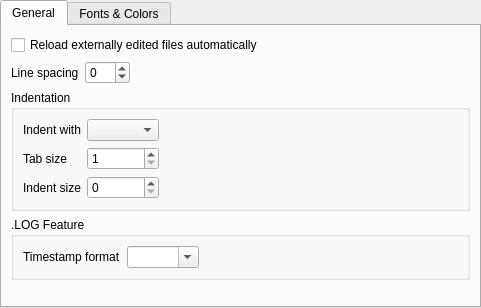
<?xml version="1.0" encoding="UTF-8"?>
<ui version="4.0">
 <class>SettingsEditor</class>
 <widget class="QWidget" name="SettingsEditor">
  <property name="geometry">
   <rect>
    <x>0</x>
    <y>0</y>
    <width>481</width>
    <height>308</height>
   </rect>
  </property>
  <layout class="QHBoxLayout" name="horizontalLayout_2">
   <property name="leftMargin">
    <number>0</number>
   </property>
   <property name="topMargin">
    <number>0</number>
   </property>
   <property name="rightMargin">
    <number>0</number>
   </property>
   <property name="bottomMargin">
    <number>0</number>
   </property>
   <item>
    <widget class="QTabWidget" name="tabWidget">
     <property name="currentIndex">
      <number>0</number>
     </property>
     <widget class="QWidget" name="m_tabGeneral">
      <attribute name="title">
       <string>General</string>
      </attribute>
      <layout class="QHBoxLayout" name="horizontalLayout_3">
       <property name="leftMargin">
        <number>0</number>
       </property>
       <property name="topMargin">
        <number>0</number>
       </property>
       <property name="rightMargin">
        <number>0</number>
       </property>
       <property name="bottomMargin">
        <number>0</number>
       </property>
       <item>
        <widget class="QWidget" name="widget" native="true">
         <layout class="QFormLayout" name="formLayout">
          <item row="0" column="0" colspan="2">
           <widget class="QCheckBox" name="m_cbReloadFilesAutomatically">
            <property name="text">
             <string>Reload externally edited files automatically</string>
            </property>
           </widget>
          </item>
          <item row="1" column="0">
           <widget class="QLabel" name="label">
            <property name="text">
             <string>Line spacing</string>
            </property>
            <property name="buddy">
             <cstring>m_spinLineSpacing</cstring>
            </property>
           </widget>
          </item>
          <item row="1" column="1">
           <layout class="QHBoxLayout" name="horizontalLayout_4">
            <item>
             <widget class="QSpinBox" name="m_spinLineSpacing">
              <property name="minimum">
               <number>-10</number>
              </property>
              <property name="maximum">
               <number>50</number>
              </property>
             </widget>
            </item>
            <item>
             <spacer name="horizontalSpacer_2">
              <property name="orientation">
               <enum>Qt::Horizontal</enum>
              </property>
              <property name="sizeHint" stdset="0">
               <size>
                <width>40</width>
                <height>20</height>
               </size>
              </property>
             </spacer>
            </item>
           </layout>
          </item>
          <item row="2" column="0" colspan="2">
           <widget class="QGroupBox" name="m_gbIndentation">
            <property name="title">
             <string>Indentation</string>
            </property>
            <layout class="QGridLayout" name="gridLayout_3">
             <item row="1" column="0">
              <widget class="QLabel" name="label_2">
               <property name="text">
                <string>Tab size</string>
               </property>
               <property name="buddy">
                <cstring>m_spinTabSize</cstring>
               </property>
              </widget>
             </item>
             <item row="2" column="0">
              <widget class="QLabel" name="label_3">
               <property name="text">
                <string>Indent size</string>
               </property>
               <property name="buddy">
                <cstring>m_spinIndentSize</cstring>
               </property>
              </widget>
             </item>
             <item row="0" column="1">
              <widget class="QComboBox" name="m_cmbIndentMode"/>
             </item>
             <item row="1" column="1">
              <widget class="QSpinBox" name="m_spinTabSize">
               <property name="minimum">
                <number>1</number>
               </property>
               <property name="maximum">
                <number>32</number>
               </property>
              </widget>
             </item>
             <item row="2" column="1">
              <widget class="QSpinBox" name="m_spinIndentSize">
               <property name="maximum">
                <number>32</number>
               </property>
              </widget>
             </item>
             <item row="0" column="0">
              <widget class="QLabel" name="label_4">
               <property name="text">
                <string>Indent with</string>
               </property>
               <property name="buddy">
                <cstring>m_cmbIndentMode</cstring>
               </property>
              </widget>
             </item>
             <item row="0" column="2" rowspan="3">
              <spacer name="horizontalSpacer_3">
               <property name="orientation">
                <enum>Qt::Horizontal</enum>
               </property>
               <property name="sizeHint" stdset="0">
                <size>
                 <width>40</width>
                 <height>20</height>
                </size>
               </property>
              </spacer>
             </item>
            </layout>
           </widget>
          </item>
          <item row="3" column="0" colspan="2">
           <widget class="QGroupBox" name="m_gbLog">
            <property name="title">
             <string>.LOG Feature</string>
            </property>
            <layout class="QGridLayout" name="gridLayout_4">
             <item row="0" column="0">
              <widget class="QLabel" name="label_5">
               <property name="text">
                <string>Timestamp format</string>
               </property>
               <property name="buddy">
                <cstring>m_cmbTimestampFormat</cstring>
               </property>
              </widget>
             </item>
             <item row="0" column="1">
              <widget class="QComboBox" name="m_cmbTimestampFormat">
               <property name="editable">
                <bool>true</bool>
               </property>
              </widget>
             </item>
             <item row="0" column="2">
              <spacer name="horizontalSpacer_4">
               <property name="orientation">
                <enum>Qt::Horizontal</enum>
               </property>
               <property name="sizeHint" stdset="0">
                <size>
                 <width>40</width>
                 <height>20</height>
                </size>
               </property>
              </spacer>
             </item>
            </layout>
           </widget>
          </item>
         </layout>
        </widget>
       </item>
      </layout>
     </widget>
     <widget class="QWidget" name="m_tabColors">
      <attribute name="title">
       <string>Fonts &amp;&amp; Colors</string>
      </attribute>
      <layout class="QGridLayout" name="gridLayout_5">
       <item row="1" column="0">
        <widget class="QGroupBox" name="m_gbColors">
         <property name="title">
          <string>Colors</string>
         </property>
         <layout class="QHBoxLayout" name="horizontalLayout">
          <item>
           <widget class="SyntaxColorThemeEditor" name="m_themeEditor" native="true"/>
          </item>
         </layout>
        </widget>
       </item>
       <item row="0" column="0">
        <widget class="QGroupBox" name="m_gbFonts">
         <property name="title">
          <string>Fonts</string>
         </property>
         <layout class="QGridLayout" name="gridLayout">
          <item row="0" column="1">
           <widget class="QPushButton" name="m_btnFontMainChange">
            <property name="text">
             <string>&amp;Change</string>
            </property>
           </widget>
          </item>
          <item row="0" column="0">
           <widget class="QLabel" name="m_lblFontMain">
            <property name="text">
             <string>Text editor font</string>
            </property>
            <property name="buddy">
             <cstring>m_btnFontMainChange</cstring>
            </property>
           </widget>
          </item>
          <item row="0" column="2">
           <spacer name="horizontalSpacer">
            <property name="orientation">
             <enum>Qt::Horizontal</enum>
            </property>
            <property name="sizeHint" stdset="0">
             <size>
              <width>40</width>
              <height>20</height>
             </size>
            </property>
           </spacer>
          </item>
         </layout>
        </widget>
       </item>
       <item row="2" column="0">
        <spacer name="verticalSpacer_2">
         <property name="orientation">
          <enum>Qt::Vertical</enum>
         </property>
         <property name="sizeHint" stdset="0">
          <size>
           <width>0</width>
           <height>0</height>
          </size>
         </property>
        </spacer>
       </item>
      </layout>
     </widget>
    </widget>
   </item>
  </layout>
 </widget>
 <customwidgets>
  <customwidget>
   <class>SyntaxColorThemeEditor</class>
   <extends>QWidget</extends>
   <header>syntaxcolorthemeeditor.h</header>
   <container>1</container>
  </customwidget>
 </customwidgets>
 <tabstops>
  <tabstop>m_cbReloadFilesAutomatically</tabstop>
  <tabstop>m_cmbIndentMode</tabstop>
  <tabstop>m_spinTabSize</tabstop>
  <tabstop>m_spinIndentSize</tabstop>
  <tabstop>m_cmbTimestampFormat</tabstop>
  <tabstop>m_btnFontMainChange</tabstop>
 </tabstops>
 <resources/>
 <connections/>
</ui>
